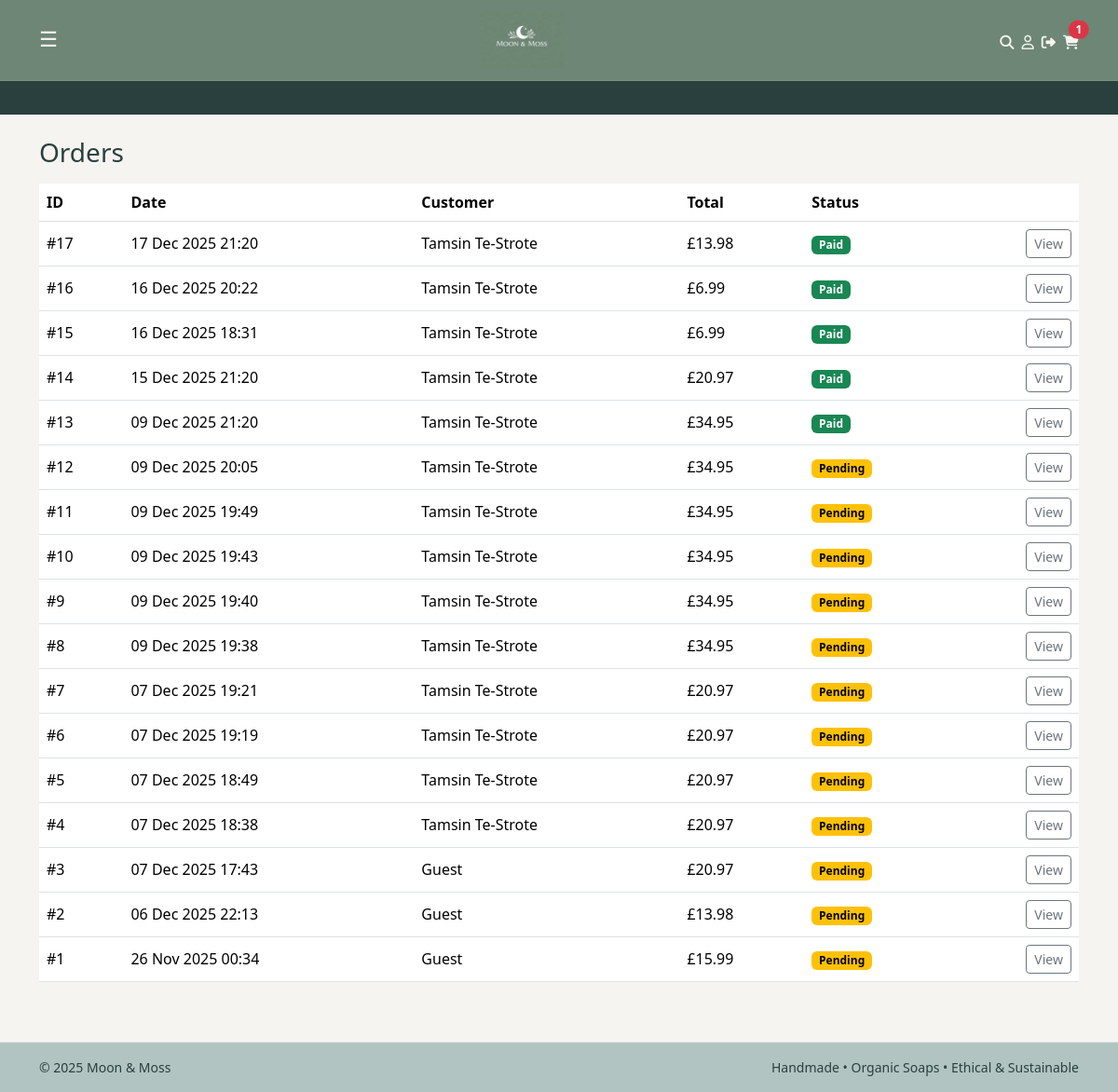
/owner/orders/ (signed in), run on an earlier commit of the app's database.
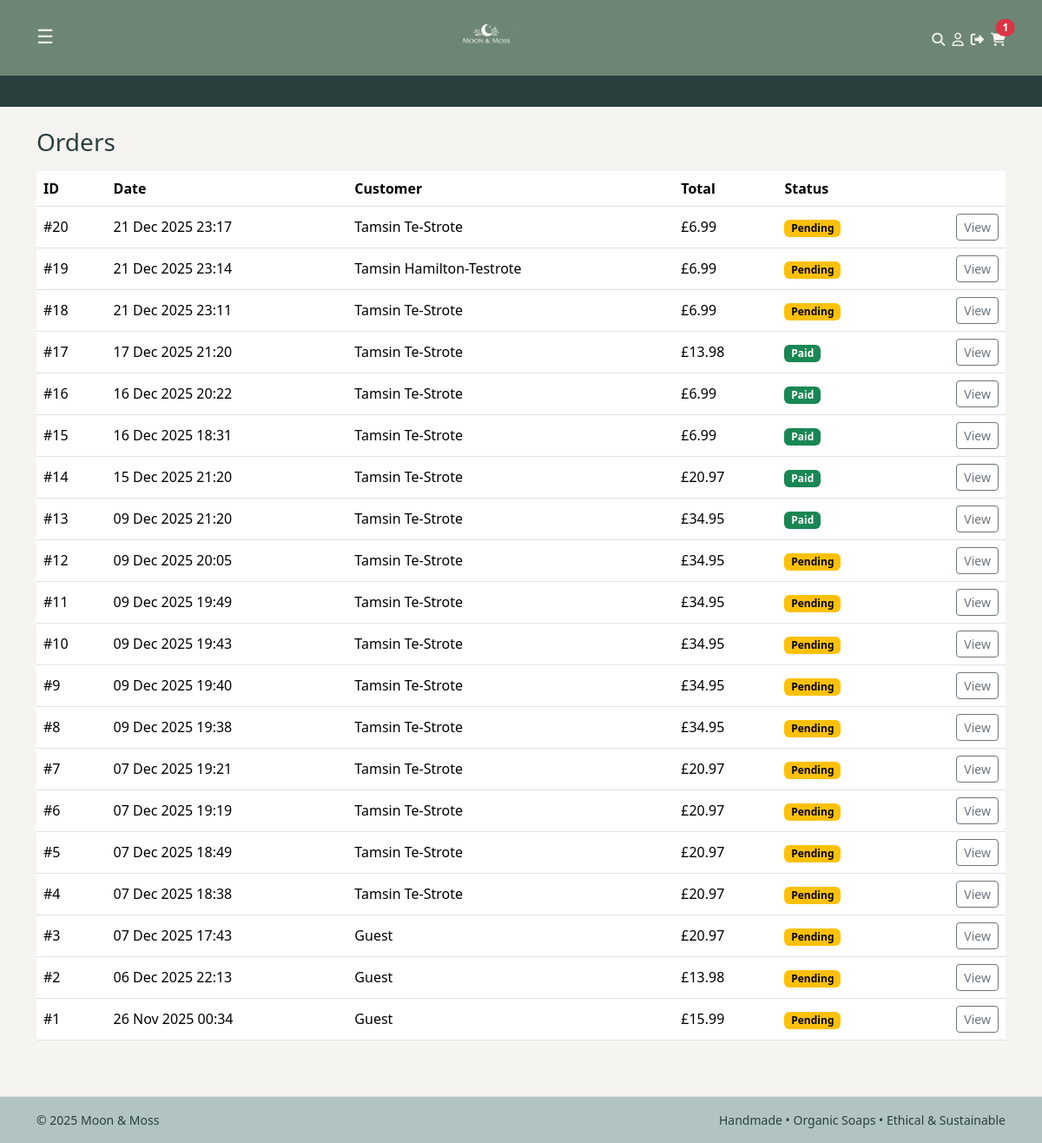
And on a later commit of the database.
### checkout/models.py (models this page shows, shortened)
class Order(models.Model):
    PENDING = "PENDING"
    PAID = "PAID"
    FAILED = "FAILED"
    NEW = "NEW"
    DISPATCHED = "DISPATCHED"
    DELIVERED = "DELIVERED"
    CANCELLED = "CANCELLED"
    STATUS_CHOICES = [
        (PENDING, "Pending"),
        (PAID, "Paid"),
        (FAILED, "Failed"),
    ]
    FULFILMENT_CHOICES = [
        (NEW, "New"),
        (DISPATCHED, "Dispatched"),
        (DELIVERED, "Delivered"),
        (CANCELLED, "Cancelled"),
    ]
    user = models.ForeignKey(
        settings.AUTH_USER_MODEL,
        on_delete=models.SET_NULL,
        null=True,
        blank=True,
        related_name="orders",
    )
    full_name = models.CharField(max_length=100, blank=True)
    email = models.EmailField(blank=True)
    address_line1 = models.CharField(max_length=255, blank=True)
    address_line2 = models.CharField(max_length=255, blank=True)
    city = models.CharField(max_length=100, blank=True)
    postcode = models.CharField(max_length=20, blank=True)
    status = models.CharField(
        max_length=10,
        choices=STATUS_CHOICES,
        default=PENDING,
    )
    total = models.DecimalField(max_digits=8, decimal_places=2)
    stripe_session_id = models.CharField(max_length=255, blank=True)
    created_at = models.DateTimeField(auto_now_add=True)
    stock_deducted = models.BooleanField(default=False)
    fulfilment_status = models.CharField(
        max_length=12,
        choices=FULFILMENT_CHOICES,
        default=NEW,
    )
    dispatched_at = models.DateTimeField(null=True, blank=True)
    delivered_at = models.DateTimeField(null=True, blank=True)
    cancelled_at = models.DateTimeField(null=True, blank=True)

### owner/views.py (the view)
# urls.py: path("orders/", views.my_orders, name="my_orders"),
@staff_member_required
def orders(request):
    qs = Order.objects.all().order_by("-created_at")
    return render(request, "owner/orders.html", {"orders": qs})

### cart/context_processors.py (called while the page is built)
def cart_count(request):
    cart = get_or_create_cart(request)
    try:
        count = sum(i.qty for i in cart.items.all())
    except Exception:
        count = 0
    return {"cart_count": count}

### cart/utils.py (called while the page is built)
def get_or_create_cart(request):
    if not request.session.session_key:
        request.session.create()
    request.session.set_expiry(60 * 60 * 24 * 14)
    session_key = request.session.session_key
    if request.user.is_authenticated:
        cart, _ = Cart.objects.get_or_create(
            user=request.user,
            defaults={"session_key": session_key},
        )
    else:
        cart, _ = Cart.objects.get_or_create(
            user=None,
            session_key=session_key,
        )
    return cart

### owner/templates/owner/orders.html
{% extends "base.html" %}
{% block content %}
<h1 class="h3 mb-3">Orders</h1>
<div class="table-responsive">
  <table class="table align-middle">
    <thead>
      <tr>
        <th>ID</th>
        <th>Date</th>
        <th>Customer</th>
        <th>Total</th>
        <th>Status</th>
        <th></th>
      </tr>
    </thead>
    <tbody>
      {% for o in orders %}
      <tr>
        <td>#{{ o.id }}</td>
        <td>{{ o.created_at|date:"d M Y H:i" }}</td>
        <td>{{ o.full_name|default:o.email|default:"Guest" }}</td>
        <td>£{{ o.total }}</td>
        <td>
          {% if o.status == "PAID" %}
            <span class="badge text-bg-success">Paid</span>
          {% elif o.status == "PENDING" %}
            <span class="badge text-bg-warning">Pending</span>
          {% else %}
            <span class="badge text-bg-danger">Failed</span>
          {% endif %}
        </td>
        <td class="text-end">
          <a class="btn btn-sm btn-outline-secondary" href="{% url 'owner_order_detail' o.id %}">View</a>
        </td>
      </tr>
      {% endfor %}
    </tbody>
  </table>
</div>
{% endblock %}

### templates/base.html (shortened to what this page needs)
{% load static %}
<!doctype html>
<html lang="en">
<head>
  <link
    href="https://cdn.jsdelivr.net/npm/bootstrap@5.3.3/dist/css/bootstrap.min.css"
    rel="stylesheet">
  <link rel="stylesheet" href="{% static 'css/main.css' %}">
</head>
<body>
<nav class="navbar navbar-light navbar-pink bb-navbar sticky-top">
  <div class="container bb-nav-grid">
    <div class="bb-nav-left">
      <button class="navbar-toggler border-0 bb-icon-button" type="button"
              data-bs-toggle="collapse" data-bs-target="#mainNav"
              aria-controls="mainNav" aria-expanded="false" aria-label="Toggle navigation">
        <span class="bb-icon">☰</span>
      </button>
    </div>
    <div class="bb-nav-center">
      <a class="navbar-brand d-flex flex-column align-items-center"
         href="{% url 'catalog:product_list' %}">
        <img src="{% static 'img/logo.png' %}" alt="Moon & Moss" style="height:60px;">
      </a>
    </div>
    <div class="bb-nav-right bb-nav-icons">
      <a href="#" class="bb-icon-link" title="Search">
        <span class="bb-icon"><i class="fa-solid fa-magnifying-glass"></i></span>
      </a>
      {% if user.is_authenticated %}
        <a href="#" class="bb-icon-link" title="My account">
          <span class="bb-icon"><i class="fa-regular fa-user"></i></span>
        </a>
        <a href="{% url 'accounts:logout' %}?next={{ request.get_full_path }}"
          class="bb-icon-link" title="Logout">
          <span class="bb-icon"><i class="fa-solid fa-right-from-bracket"></i></span>
        </a>
      {% else %}
        <a href="{% url 'accounts:login' %}?next={{ request.get_full_path }}"
           class="bb-icon-link" title="Login">
          <span class="bb-icon"><i class="fa-regular fa-user"></i></span>
        </a>
      {% endif %}
      <a href="{% url 'cart:view' %}" class="bb-icon-link position-relative" title="Cart">
        <span class="bb-icon"><i class="fa-solid fa-cart-shopping"></i></span>
        <span id="cart-count"
              class="position-absolute top-0 start-100 translate-middle badge rounded-pill text-bg-danger {% if cart_count|default:0|add:0 <= 0 %}d-none{% endif %}">
          {{ cart_count|default:0 }}
        </span>
      </a>
    </div>
  </div>
</nav>
<div class="bb-promo-bar">
  <div class="bb-promo-track">
  </div>
</div>
<div class="toast-container position-fixed bottom-0 end-0 p-3" style="z-index: 1080;">
</div>
<main class="container py-4">
  {% block content %}{% endblock %}
</main>
<footer class="border-top mt-4 py-3">
  <div class="container text-muted small d-flex justify-content-between">
    <span>© {{ now|default:"2025" }} Moon & Moss</span>
    <span>Handmade • Organic Soaps • Ethical & Sustainable</span>
  </div>
</footer>
</body>
</html>

### static/css/main.css (style rules this page uses)
body { background-color: #f6f4f0; color: #333333; font-family: system-ui, -apple-system, BlinkMacSystemFont, "Segoe UI", sans-serif; }
h1, .h1, h2, .h2, h3, .h3 { color: #29403e; }
a { color: #29403e; }
.bb-navbar { background-color: #6D8675; padding-top: 0.5rem; padding-bottom: 0.5rem; border-bottom: 1px solid #7A8F7A; }
.bb-nav-grid { display: grid; grid-template-columns: 1fr auto 1fr; align-items: center; }
.bb-nav-left { justify-self: start; }
.bb-nav-center { justify-self: center; }
.bb-nav-right { justify-self: end; display: flex; align-items: center; justify-content: flex-end; gap: 0.15rem; }
.bb-icon-button { background: transparent; box-shadow: none; padding: 0; }
.bb-icon { font-size: 1.4rem; line-height: 1; color: #f6f4f0; }
.bb-nav-icons .bb-icon-link { display: inline-flex; align-items: center; justify-content: center; margin: 0rem; text-decoration: none; }
.bb-nav-icons .bb-icon-link .fa-solid, .bb-nav-icons .bb-icon-link .fa-regular { font-size: 0.95rem; }
.navbar-pink .navbar-toggler { border-color: rgba(0,0,0,0.1); }
.bb-promo-bar { background-color: #29403e; color: #f6f4f0; font-size: 0.9rem; overflow: hidden; white-space: nowrap; }
.bb-promo-track { display: inline-block; padding: 0.45rem 0; padding-left: 100%; animation: bb-promo-scroll 22s linear infinite; }
footer { background-color: #b2c4c2; }
footer .text-muted { color: #29403e !important; }
.bb-navbar .container { padding-left: 0.75rem; padding-right: 0.75rem; }
.bb-nav-right { gap: 0.50rem; }

What changed in the data, as far as the page shows it:
added Order: id "20", created_at "21 Dec 2025 23:17", full_name "Tamsin Te-Strote", total "6.99", status "Pending"
added Order: id "19", created_at "21 Dec 2025 23:14", full_name "Tamsin Hamilton-Testrote", total "6.99", status "Pending"
added Order: id "18", created_at "21 Dec 2025 23:11", full_name "Tamsin Te-Strote", total "6.99", status "Pending"
